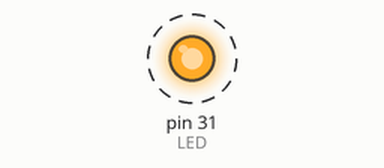
Recording of a program running on a simulated Raspberry Pi (header pin numbers). On the bench: output pins drawn as LEDs (lit = HIGH). Dashed ring = blinking. What the program prints to the terminal is not drawn.

Above: at 0.15 s.
Timing chart, 0 to 3.0 s (numbered marks = the images above):
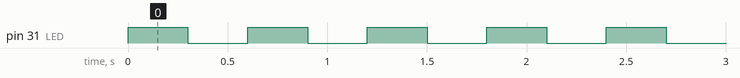

Measured:
- by itself, pin 31 (LED): alternates HIGH for 0.30 s and LOW for 0.30 s

The program:

blinker.py
```python
#!/usr/bin/env python
"""
A blinker for the Raspberry Pi

Xaratustrah
2016

"""

import time

try:
    import RPi.GPIO as gpio
except RuntimeError:
    print("""Error importing RPi.GPIO!  This is probably because you need superuser privileges.
                You can achieve this by using 'sudo' to run your script""")

LED = 31  # assign pin number


def gpio_setup():
    gpio.setwarnings(False)
    gpio.setmode(gpio.BOARD)
    gpio.setup(LED, gpio.OUT)


def main():
    led_state = False
    gpio_setup()

    print('Blinker started. ctrl-c to abort.\n')
    try:
        while True:
            led_state = not led_state
            gpio.output(LED, led_state)
            time.sleep(0.3)

    except(EOFError, KeyboardInterrupt):
        print('\nUser input cancelled. Aborting...')
        gpio.output(31, gpio.LOW)

    gpio.cleanup()


# ----------------------------

if __name__ == '__main__':
    main()
```
